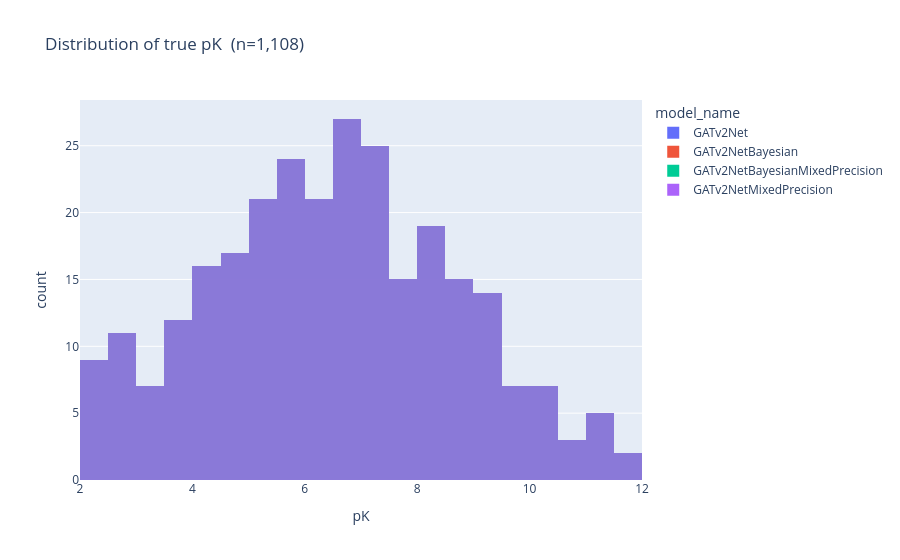

The notebook cell this image was saved under:
### Markdown cell above
## §1 Data Overview

### Code cell
clean = df.filter(pl.col(TRUTH_COL).is_not_null())
color_col = "model_name" if "model_name" in clean.columns else None
fig = px.histogram(
    clean.to_dict(as_series=False),
    x=TRUTH_COL,
    nbins=40,
    color=color_col,
    barmode="overlay",
    opacity=0.7,
    title=f"Distribution of true {TRUTH_COL}  (n={clean.height:,})",
)
fig.show()
print(clean.select(TRUTH_COL).describe())

### Figure 1 — Plotly figure (JSON) as saved in the notebook; plotly's stock layout.template omitted (floating-point values rounded to 4 significant figures; data arrays with more than 128 entries replaced by an {"elided": "..."} marker saying what was removed)
{"data": [{"bingroup": "x", "hovertemplate": "model_name=GATv2Net<br>pK=%{x}<br>count=%{y}<extra></extra>", "legendgroup": "GATv2Net", "marker": {"color": "#636efa", "opacity": 0.7, "pattern": {"shape": ""}}, "name": "GATv2Net", "nbinsx": 40, "orientation": "v", "showlegend": true, "type": "histogram", "x": {"elided": "277 float values"}, "xaxis": "x", "yaxis": "y"}, {"bingroup": "x", "hovertemplate": "model_name=GATv2NetBayesian<br>pK=%{x}<br>count=%{y}<extra></extra>", "legendgroup": "GATv2NetBayesian", "marker": {"color": "#EF553B", "opacity": 0.7, "pattern": {"shape": ""}}, "name": "GATv2NetBayesian", "nbinsx": 40, "orientation": "v", "showlegend": true, "type": "histogram", "x": {"elided": "277 float values"}, "xaxis": "x", "yaxis": "y"}, {"bingroup": "x", "hovertemplate": "model_name=GATv2NetBayesianMixedPrecision<br>pK=%{x}<br>count=%{y}<extra></extra>", "legendgroup": "GATv2NetBayesianMixedPrecision", "marker": {"color": "#00cc96", "opacity": 0.7, "pattern": {"shape": ""}}, "name": "GATv2NetBayesianMixedPrecision", "nbinsx": 40, "orientation": "v", "showlegend": true, "type": "histogram", "x": {"elided": "277 float values"}, "xaxis": "x", "yaxis": "y"}, {"bingroup": "x", "hovertemplate": "model_name=GATv2NetMixedPrecision<br>pK=%{x}<br>count=%{y}<extra></extra>", "legendgroup": "GATv2NetMixedPrecision", "marker": {"color": "#ab63fa", "opacity": 0.7, "pattern": {"shape": ""}}, "name": "GATv2NetMixedPrecision", "nbinsx": 40, "orientation": "v", "showlegend": true, "type": "histogram", "x": {"elided": "277 float values"}, "xaxis": "x", "yaxis": "y"}], "layout": {"barmode": "overlay", "legend": {"title": {"text": "model_name"}, "tracegroupgap": 0}, "title": {"text": "Distribution of true pK  (n=1,108)"}, "xaxis": {"anchor": "y", "domain": [0, 1], "title": {"text": "pK"}}, "yaxis": {"anchor": "x", "domain": [0, 1], "title": {"text": "count"}}}}
